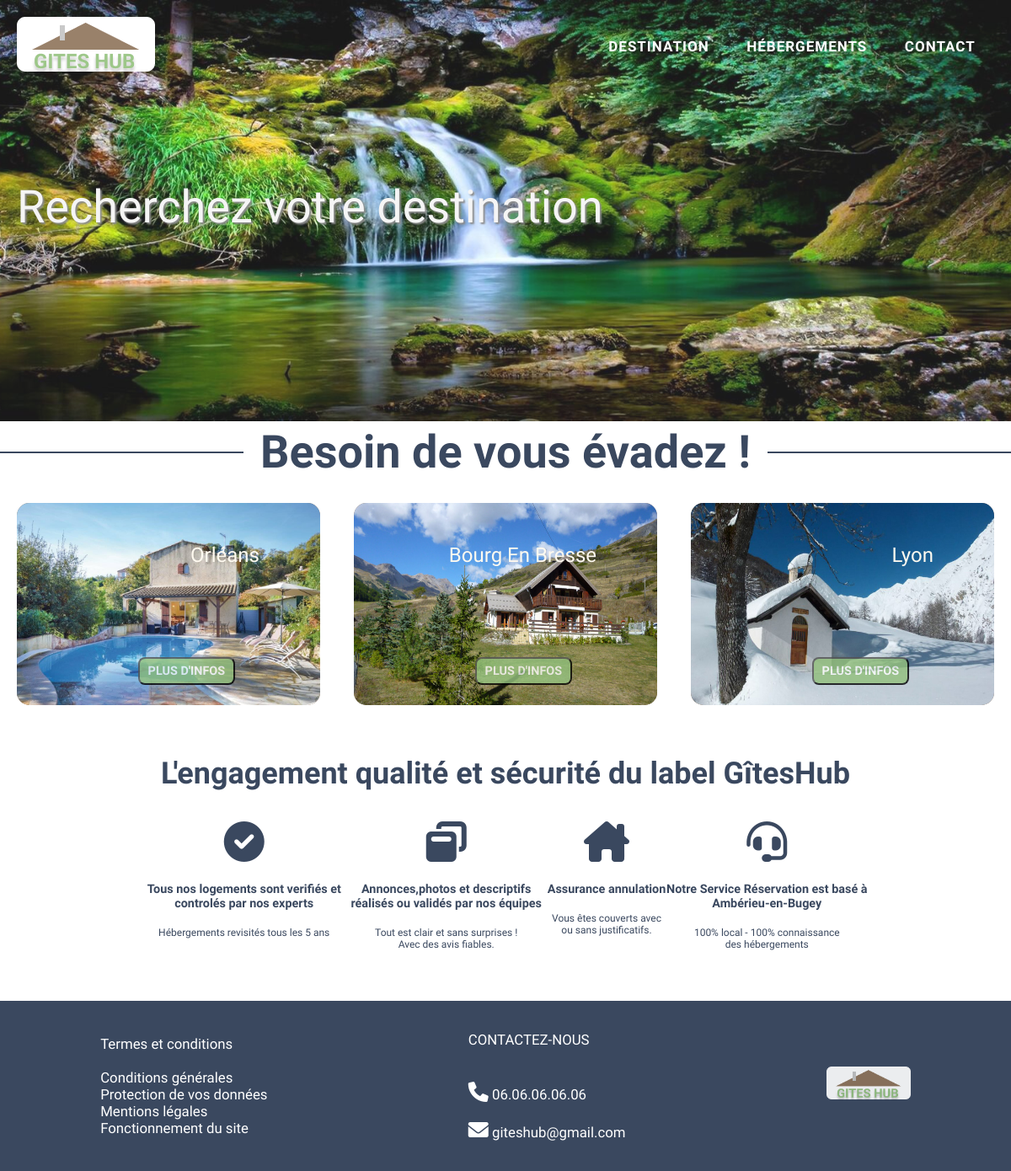
/categories/categories.php?type=campagne, run on the app's committed database.
### tables this page shows
CREATE TABLE IF NOT EXISTS `info_logement` (
  `id_logement` int(15) NOT NULL AUTO_INCREMENT,
  `ville` varchar(255) NOT NULL,
  `departement` varchar(255) NOT NULL,
  `adresse` varchar(255) NOT NULL,
  `description` text NOT NULL,
  `disponibilite` varchar(255) NOT NULL,
  `nb_couchage` varchar(255) NOT NULL,
  `nb_pieces` varchar(255) NOT NULL,
  `prix` varchar(255) NOT NULL,
  `type_logement` varchar(255) NOT NULL,
  `nom_logement` varchar(250) NOT NULL,
  `img` text NOT NULL,
  PRIMARY KEY (`id_logement`)
);

### class/gite.php (called while the page is built, shortened)
<?php
class Gite {
    private $_id_logement;
    private $_ville ;
    private $_img;
        private function hydrate(array $datas){
        foreach($datas as $key => $value){
        $method = 'set' . ucfirst($key);
        }
}
public function getId_logement(){
    return $this->_id_logement;
}
public function setId_logement($id_logement){
    $this->_id_logement = $id_logement;
}
public function getVille(){
    return $this->_ville;
}
public function setVille($ville){
    $this->_ville = $ville;
}
public function getImg(){
    return $this->_img;
}
public function setImg($img){
    $this->_img = $img;
}
}

### categories/categories.php (the view)
<?php
    include_once '../connect/connect.php';
    require_once '../class/gite.php';
    include_once '../templates\header.php';
    if(isset($_GET['type'])){
        $type_logement = $_GET['type'];
        $req = $db->prepare("SELECT `id_logement`, `ville`, `type_logement`, nom_logement, img FROM `info_logement`  WHERE `type_logement` = :categorie");
        $datas = [];
        $req->bindParam(':categorie', $type_logement, PDO::PARAM_STR);
        $req->execute();
    }
    while($data =  $req->fetch(PDO::FETCH_ASSOC)){
        $datas[] = new Gite($data);
    }
?>
<body>
    <main>
        <div class="ligne-horizontale">
            <h2 class="title">Besoin de vous évadez !</h2>
        </div>
    <section id="hebergement2">
    <?php foreach($datas as $gite){ ?>
    <article class="gite">
        <div class="img-gite">
        <img src="../templates/images/<?=$gite->getImg()?>" alt="">
        </div>
        <div class="content-gite"><?= $gite->getVille()?></div>
        <button class="btn-info"><a href="../page3.php?id=<?= $gite->getId_logement() ?>">Plus d'infos</a></button>
    </article>
    <?php } ?>
   <?php
        require_once '../templates\footer.php';
    ?>

### templates/css/style.css (style rules this page uses)
* { margin: 0; padding: 0; font-family: 'Oxygen'; box-sizing: border-box; }
html { scroll-behavior: smooth; }
.title { display: block; color: #3a485f ; font-size: 4.5vw; text-align: center; margin: 5px 20px; }
.ligne-horizontale { display: flex; flex-direction: row; }
.ligne-horizontale:before, .ligne-horizontale:after { content: ""; flex: 2 2; border-bottom: 2px solid #3a485f; margin: auto; }
#hebergement2 { display: flex; flex-wrap: wrap; justify-content: space-around; }
.gite { width: 30%; margin: 2% 0; position: relative; object-fit: cover; }
.content-gite { position: absolute; top: 20%; right: 20%; color: floralwhite; font-size: 2vw; text-transform: capitalize; }
.img-gite { height: 20vw; background-color: rgba(115, 81, 49, 0.8); border-radius: 15px; }
.img-gite > img { width: 100%; height: 100%; border-radius: 15px; }
.gite > .btn-info { background-color: rgba(147, 193, 125, 1); opacity: 80%; color: #3a485f; font-size: 1.2vw; padding: .5vw .8vw ; border-radius: 8px; text-transform: uppercase; font-weight: bolder; position: absolute; left: 40%; bottom: 10%; }
.btn-info > a { text-decoration: none; color: #fff; }

### data on the page
info_logement: img (picture), ville "Orléans"
info_logement: img (picture), ville "Bourg En Bresse"
info_logement: img (picture), ville "Lyon"
